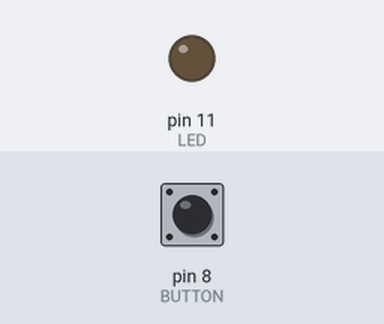
A sketch run on a simulated Arduino Uno, built with avr-gcc and run on an emulated ATmega328P. Shown: output pins drawn as LEDs (lit = HIGH). Inputs (shaded band) come from the test bench; at power-on: pin 8 (BUTTON) LOW.

Above: at 1.2 s.
1.3 s: pin 8 (BUTTON) pulled HIGH for 0.15 s
At 2.65 s:
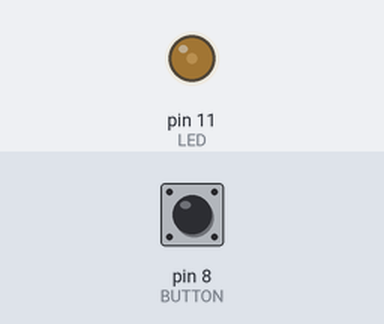
4.3 s: pin 8 (BUTTON) pulled HIGH for 1 s
6.8 s: pin 8 (BUTTON) pulled HIGH for 0.15 s
At 9.35 s:
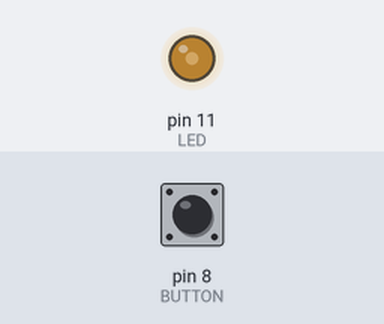
9.9 s: pin 8 (BUTTON) pulled HIGH for 3.2 s
14.6 s: pin 8 (BUTTON) pulled HIGH for 0.15 s
At 18.35 s:
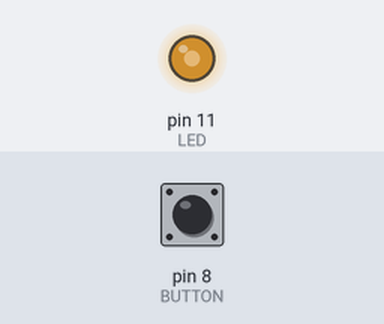
Timing chart, 0 to 21.7 s (numbered marks = the images above; inputs shaded):
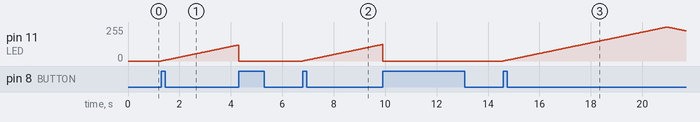

The sketch:

button_bright_dim_led.ino
```cpp
//defining pin constants
const short BUTTON = 8;
const short LED    = 11;

short buttonpressed = 0;  //used to only catch one event per click (button "bouncing" is unhandled in this sketch but could be
                          //                                        handled by adding a 50ms delay to the code that reads the high)
int   onoff         = 0;  //holds LED state, 0 off, 1 on
int   level         = 0;  //holds brightness level for the PWM
int   updown        = 0;  //holds brightening or dimming state, 0 = brighten, 1 = dim

void setup() {
    //PIN setup
    pinMode(BUTTON, INPUT);
    pinMode(LED   , OUTPUT);
}

void loop() {
    //Button handling, reads the high, and if the first cycle that saw it marks the button as pressed so the next cycle won't
    //also perform the pressed action.
    if(digitalRead(BUTTON) == HIGH && buttonpressed == 0){
        //toggle state.  Fancy code here will just toggle between 0 and 1.
        onoff = 1 - onoff;

        //marks the button as read, so we won't repress next cycle
        buttonpressed = 1;
    }else if (digitalRead(BUTTON) == LOW && buttonpressed == 1){

        //marks the button as unpressed so we can read the next press.
        buttonpressed = 0;
    }

    //state logical, if the LED is on do the brighten/dim logic, else just be off
    if(onoff == 1){
        //bright or dim logical
        if(updown == 0){
            level += 1; //change brightness level

            //if we get to the last level, change brighten/dim state for next cycle
            if(level == 255) updown = 1;
        }else{
            level -= 1; //change brightness level

            //if we get to the last level, change brighten/dim state for next cycle
            if(level == 0) updown = 0;
        }

        analogWrite(LED, level);

        //this controls the speed of the brightening and dimming.  Also slows everything else
        //down like button reading, so be careful
        delay(25);
    }else{
        //Just turn the LED off.
        analogWrite(LED, 0);  //(I don't think rewritting PIN state will hurt on next cycle?)

        //Make the level start at zero and brighten state again for when LED is turned on again
        updown = 0;
        level = 0;
    }
}
```

Measured:
- after the input at 1.3 s, pin 11 (LED): moves from 0/255 to 120/255 over 3.0 s, starting at once
- after the input at 6.8 s, pin 11 (LED): moves from 0/255 to 124/255 over 3.1 s, starting at once
- after the input at 14.6 s, pin 11 (LED): rises from 0/255 to 255/255 in 6.4 s, then falls to 226/255 in 0.73 s
